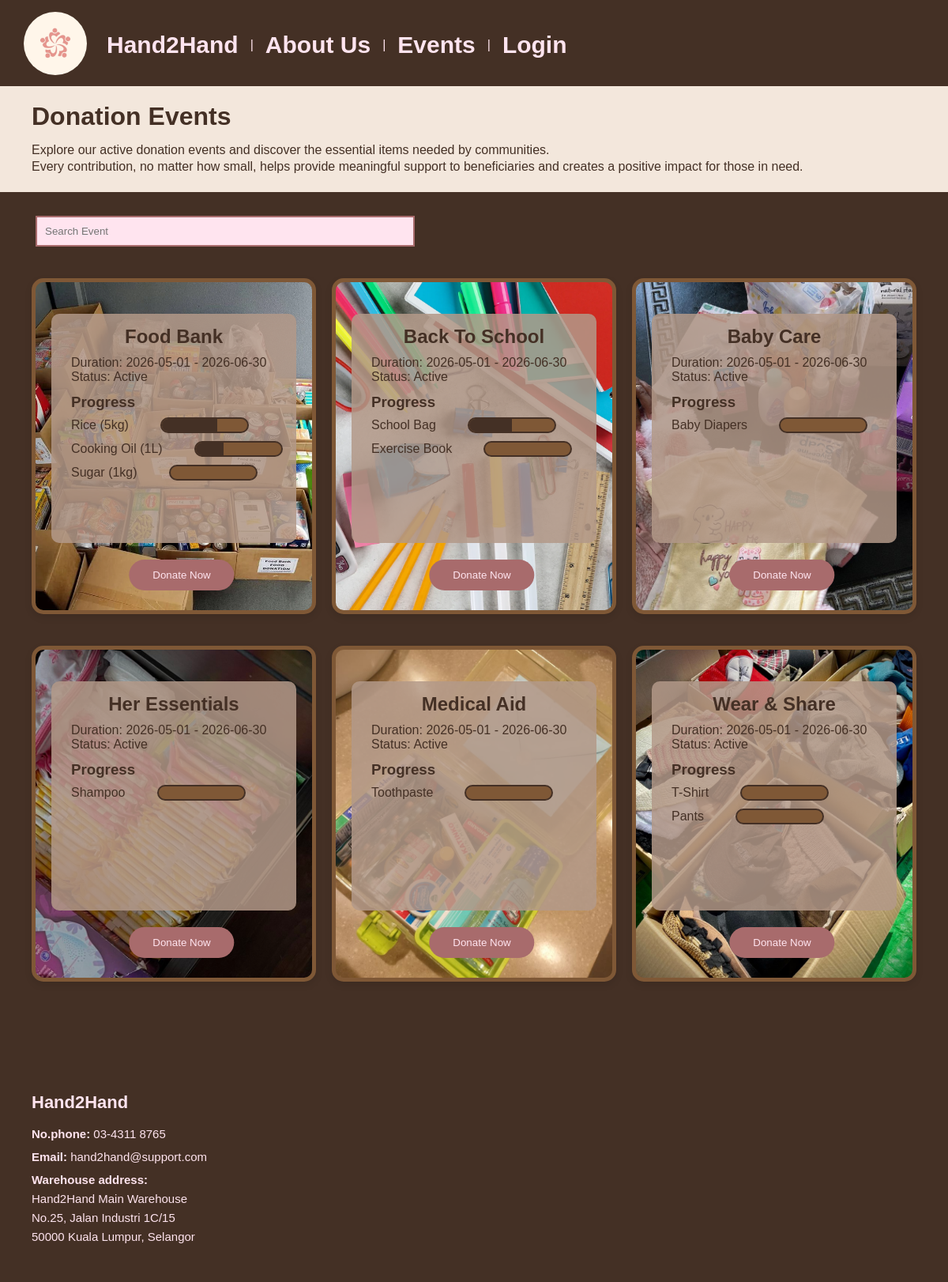
/event.php, run on the app's committed database.
### tables this page shows
CREATE TABLE IF NOT EXISTS DONATIONEVENT (
    event_id INT(11) AUTO_INCREMENT PRIMARY KEY,
    name VARCHAR(100) NOT NULL,
    date DATE NOT NULL,
    location VARCHAR(200) NOT NULL,
    status ENUM('Active', 'Completed', 'Cancelled') NOT NULL
);

### event.php (the view, shortened to what this page needs)
<?php
require_once 'includes/connect.php';
$result = $conn->query("SELECT * FROM DONATIONEVENT WHERE status = 'Active' ORDER BY start_date ASC");
$events = $result->fetch_all(MYSQLI_ASSOC);
function getTargets($conn, $event_id) {
    $stmt = $conn->prepare("
        SELECT i.name, t.quantity AS target,
               COALESCE(SUM(di.quantity), 0) AS current
        FROM TARGET t
        JOIN ITEM i ON t.item_id = i.item_id
        LEFT JOIN DONATION d ON d.event_id = t.event_id AND d.status = 'Received'
        LEFT JOIN DONATION_ITEM di ON di.donation_id = d.donation_id AND di.item_id = t.item_id
        WHERE t.event_id = ?
        GROUP BY t.target_id, i.name, t.quantity
    ");
    $stmt->bind_param("i", $event_id);
    $stmt->execute();
    $result = $stmt->get_result();
    return $result->fetch_all(MYSQLI_ASSOC);
}
function getEventClass($name)
{
    $map = [
        'food bank'      => 'foodbank',
        'back to school' => 'backtoschool',
        'baby care'      => 'babycare',
        'her essentials' => 'heressentials',
        'medical aid'    => 'medicalaid',
        'wear & share'   => 'wearshare',
    ];
    $key = strtolower(trim($name));
    return $map[$key] ?? '';
}
?>
<!DOCTYPE html>
<html lang="en">
<head>
    <link rel="stylesheet" type="text/css" href="css/format.css">
</head>
<body>
    <header class="header1">
        <div class="logo">
            <img src="image/logo.png" alt="Hand2Hand logo" width="80">
        </div>
        <nav>
            <a href="home.php">Hand2Hand</a> |
            <a href="about.php">About Us</a> |
            <a href="event.php">Events</a> |
            <a href="login.php">Login</a>
        </nav>
    </header>
    <div class="page-title">
        <h1>Donation Events</h1>
        <p>Explore our active donation events and discover the essential items needed by communities.</p>
        <p>Every contribution, no matter how small, helps provide meaningful support to beneficiaries and creates a positive impact for those in need.</p>
    </div>
    <div class="search-box">
        <input type="text" class="search-bar" id="searchInput" placeholder="Search Event" onkeyup="searchEvents()">
    </div>
    <section class="event-grid">
        <?php if (count($events) > 0): ?>
            <?php foreach ($events as $event): ?>
                <?php $targets = getTargets($conn, $event['event_id']); ?>
                <?php
                $bg = $event['image_path']
                    ? "image/" . htmlspecialchars($event['image_path'])
                    : "";
                ?>
                <div class="event-card <?= getEventClass($event['name']) ?>"
                    <?= $bg ? "style=\"background-image: url('$bg');\"" : "" ?>>
                    <div class="card-content">
                        <h2><?= htmlspecialchars($event['name']) ?></h2>
                        <p>Duration: <?= htmlspecialchars($event['start_date']) ?> - <?= htmlspecialchars($event['end_date']) ?></p>
                        <p>Status: <?= htmlspecialchars($event['status']) ?></p>
                        <?php if (count($targets) > 0): ?>
                            <h3>Progress</h3>
                            <?php foreach ($targets as $item): ?>
                                <?php
                                $percent = $item['target'] > 0
                                    ? min(($item['current'] / $item['target']) * 100, 100)
                                    : 0;
                                ?>
                                <div class="item">
                                    <p><?= htmlspecialchars($item['name']) ?></p>
                                    <div class="progress-container">
                                        <div class="progress-bar" style="width: <?= round($percent) ?>%;"></div>
                                    </div>
                                </div>
                            <?php endforeach; ?>
                        <?php endif; ?>
                    </div>
                    <button class="donate-btn" onclick="window.location.href='login.php'">
                        Donate Now
                    </button>
                </div>
            <?php endforeach; ?>
        <?php else: ?>
            <p class="no-data">No events found.</p>
        <?php endif; ?>
    </section>
    <?php include 'includes/footer.php'; ?>
</body>
</html>

### css/format.css (style rules this page uses)
* { margin: 0; padding: 0; box-sizing: border-box; font-family: Arial, sans-serif; }
body { background-color: #443025; color: #443025; }
header { background-color: #443025; color: #FFE4EF; padding: 15px 30px; display: flex; align-items: center; gap: 15px; }
.header1 nav { margin-left: 95px; margin-top: -55px; }
header img { border-radius: 50%; }
.logo { display: flex; align-items: center; gap: 20px; font-weight: bold; }
nav { display: flex; align-items: center; gap: 5px; }
.header1 nav a { font-size: 30px; color: #FFE4EF; text-decoration: none; margin: 0 10px; font-weight: bold; }
.page-title { text-align: left; background-color: #f3e7dc; color: #443025; margin-top: 20px; padding: 20px; }
.page-title h1 { text-align: left; margin: 0 0 15px 20px; }
.page-title p { margin: 0 0 3px 20px; }
.search-bar { width: 40%; padding: 10px; margin: 30px 0 20px 45px; display: block; border: 2px solid #A86B6C; background-color: #FFE4EF; }
.event-grid { display: grid; grid-template-columns: repeat(3, 1fr); gap: 20px; padding: 20px 40px; }
.event-card { background-color: #f3e7dc; border: 5px solid #7F5836; border-radius: 15px; overflow: hidden; height: 425px; position: relative; box-shadow: 0 4px 10px rgba(0,0,0,0.1); transition: transform 0.3s; background-size: cover; background-position: center; background-repeat: no-repeat; margin-bottom: 20px; }
.event-card h3 { margin: 12px 0 8px 10px; }
.event-card p { padding: 0 10px; }
.card-content { position: absolute; top: 40px; bottom: 85px; left: 20px; right: 20px; background-color: #B39989D9 ; padding: 15px; color: #443025; border-radius: 10px; }
.card-content h2 { font-weight: bolder; text-align: center; margin-bottom: 10px; }
.donate-btn { position: absolute; bottom: 15px; left: 50%; transform: translateX(-50%); border: none; padding: 12px 30px; border-radius: 20px; cursor: pointer; }
.item { display: flex; align-items: center; gap: 30px; margin-bottom: 10px; }
.progress-container { width: 40%; background-color: #7F5836; border-radius: 20px; overflow: hidden; height: 20px; border: 2px solid #443025; }
.progress-bar { height: 100%; background-color: #443025; text-align: center; color: #FFE4EF; font-size: 10px; line-height: 20px; }
button { background-color: #A86B6C; color: #FFE4EF; border: none; padding: 10px 15px; margin: 10px; border-radius: 20px; cursor: pointer; }
header { display: block; }

### data on the page
donationevent: image_path (picture), name "Food Bank", start_date "2026-05-01", end_date "2026-06-30", status "Active", name "Rice (5kg)", $percent 65 (drawn), name "Cooking Oil (1L)", $percent 33 (drawn), name "Sugar (1kg)"
donationevent: image_path (picture), name "Back To School", start_date "2026-05-01", end_date "2026-06-30", status "Active", name "School Bag", $percent 50 (drawn), name "Exercise Book"
donationevent: image_path (picture), name "Baby Care", start_date "2026-05-01", end_date "2026-06-30", status "Active", name "Baby Diapers"
donationevent: image_path (picture), name "Her Essentials", start_date "2026-05-01", end_date "2026-06-30", status "Active", name "Shampoo"
donationevent: image_path (picture), name "Medical Aid", start_date "2026-05-01", end_date "2026-06-30", status "Active", name "Toothpaste"
donationevent: image_path (picture), name "Wear & Share", start_date "2026-05-01", end_date "2026-06-30", status "Active", name "T-Shirt", name "Pants"
